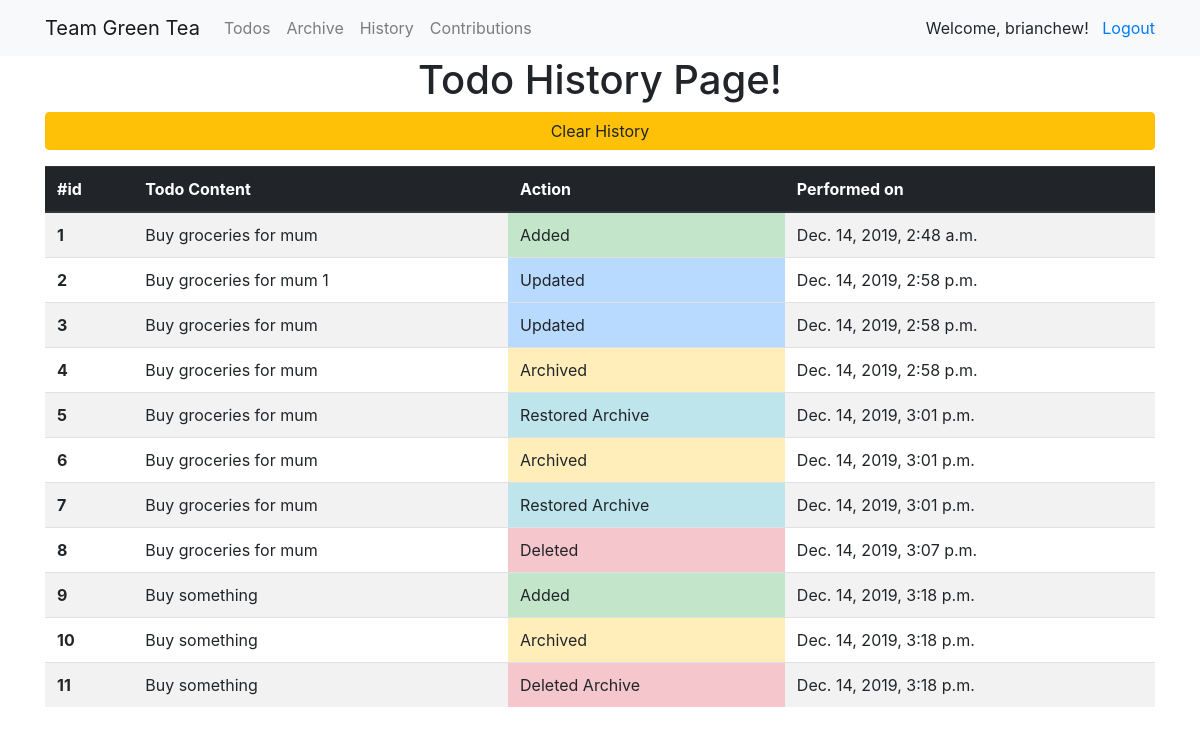
The page /todo_history/ (signed in) on the database its author committed.
### todolist/models.py (models this page shows)
class TodoItemLogger(models.Model):
    TYPE = (
        ('A','Added'),
        ('D','Deleted'),
        ('U','Updated'),
        ('AR','Archived'), # Archived a todoitem object
        ('DA','Deleted Archive'), # Deleted an archive object
        ('RA','Restored Archive'), # Restored a todoitem
    )
    content = models.TextField()
    action = models.CharField(max_length=1, choices=TYPE) # Can use object.action_display() to show 'Added' instead of 'A' with object.action
    created_at = models.DateTimeField(default=timezone.now)
    updated_at = models.DateTimeField(auto_now=True)

### todolist/views.py (the view)
# urls.py: path("todo_history/", todoHistoryView),
def todoHistoryView(request):
    all_todos_items = TodoItemLogger.objects.all()
    return render(request, 'history.html', {'all_items': all_todos_items})

### todolist/templates/history.html
{% extends "base.html" %}
{% block page_content %}
<h1 class="text-center">Todo History Page!</h1>
{% if user.is_authenticated %}
<form action="/clearHistory/" method="post">{% csrf_token %}
    <input class="btn btn-warning btn-block" type="submit" value="Clear History" />
</form>
<table class="table table-striped">
    <thead class="thead-dark">
        <tr>
            <th scope="col">#id</th>
            <th scope="col">Todo Content</th>
            <th scope="col">Action</th>
            <th scope="col">Performed on</th>
        </tr>
    </thead>
    <tbody>
        {% for todo_item in all_items %}
        <tr>
            <th scope="row">{{todo_item.id}}</th>
            <td>{{todo_item.content}}</td>
            {% if todo_item.action == "A" %}
            <td class="table-success">{{ todo_item.get_action_display}}</td>
            {% elif todo_item.action == "D" or todo_item.action == "DA" %}
            <td class="table-danger">{{ todo_item.get_action_display}}</td>
            {% elif todo_item.action == "U" %}
            <td class="table-primary">{{ todo_item.get_action_display}}</td>
            {% elif todo_item.action == "AR" %}
            <td class="table-warning">{{ todo_item.get_action_display}}</td>
            {% else %}
            <td class="table-info">{{ todo_item.get_action_display}}</td>
            {% endif %}
            <td>{{todo_item.created_at}}</td>
            </tr>
            {% endfor %}
        </tbody>
    </table>
{% else %}
<div class="alert alert-warning" role="alert">
    You're not logged in!
</div>
{% endif %}
{% endblock %}

### todolist/templates/base.html (shortened to what this page needs)
<link rel="stylesheet" href="https://stackpath.bootstrapcdn.com/bootstrap/4.1.3/css/bootstrap.min.css">
<nav class="navbar navbar-expand-lg navbar-light bg-light">
    <div class="container">
        <a class="navbar-brand" href="{% url 'todolist_index' %}">Team Green Tea</a>
        <div class="collapse navbar-collapse" id="navbarSupportedContent">
          <ul class="navbar-nav mr-auto">
            <li class="nav-item">
              <a class="nav-link" href="/todo">Todos</a>
            </li>
            <li class="nav-item">
              <a class="nav-link" href="/todoArchived">Archive</a>
            </li>
            <li class="nav-item">
              <a class="nav-link" href="/todo_history">History</a>
            </li>
            <li class="nav-item">
              <a class="nav-link" href="{% url 'todolist_contributions' %}">Contributions</a>
            </li>
          </ul>
          {% if user.is_authenticated %}
            Welcome, {{ user.username}}!&nbsp;&nbsp;&nbsp;
            <a href="{% url 'logout' %}">Logout</a>
          {% else %}
            <a href="{% url 'login'%}">Login</a>
          {% endif %}
        </div>
    </div>
</nav>
<div class="container">
    {% block page_content %}{% endblock %}
</div>

### rows shown on the page
TodoItemLogger: id "1", content "Buy groceries for mum", action "Added", created_at "Dec. 14, 2019, 2:48 a.m."
TodoItemLogger: id "2", content "Buy groceries for mum 1", action "Updated", created_at "Dec. 14, 2019, 2:58 p.m."
TodoItemLogger: id "3", content "Buy groceries for mum", action "Updated", created_at "Dec. 14, 2019, 2:58 p.m."
TodoItemLogger: id "4", content "Buy groceries for mum", action "Archived", created_at "Dec. 14, 2019, 2:58 p.m."
TodoItemLogger: id "5", content "Buy groceries for mum", action "Restored Archive", created_at "Dec. 14, 2019, 3:01 p.m."
TodoItemLogger: id "6", content "Buy groceries for mum", action "Archived", created_at "Dec. 14, 2019, 3:01 p.m."
TodoItemLogger: id "7", content "Buy groceries for mum", action "Restored Archive", created_at "Dec. 14, 2019, 3:01 p.m."
TodoItemLogger: id "8", content "Buy groceries for mum", action "Deleted", created_at "Dec. 14, 2019, 3:07 p.m."
TodoItemLogger: id "9", content "Buy something", action "Added", created_at "Dec. 14, 2019, 3:18 p.m."
TodoItemLogger: id "10", content "Buy something", action "Archived", created_at "Dec. 14, 2019, 3:18 p.m."
TodoItemLogger: id "11", content "Buy something", action "Deleted Archive", created_at "Dec. 14, 2019, 3:18 p.m."

### other values the page prints
{{ user.username }} "brianchew"
